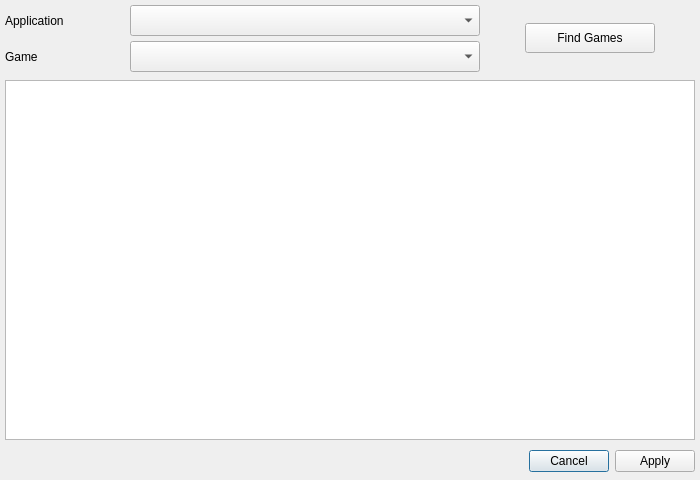
<?xml version="1.0" encoding="UTF-8"?>
<ui version="4.0">
 <class>winGameWizard</class>
 <widget class="QDialog" name="winGameWizard">
  <property name="windowModality">
   <enum>Qt::ApplicationModal</enum>
  </property>
  <property name="geometry">
   <rect>
    <x>0</x>
    <y>0</y>
    <width>700</width>
    <height>480</height>
   </rect>
  </property>
  <property name="windowTitle">
   <string notr="true">Game Set Up Wizard</string>
  </property>
  <property name="modal">
   <bool>true</bool>
  </property>
  <widget class="QLabel" name="lblApplication">
   <property name="geometry">
    <rect>
     <x>5</x>
     <y>11</y>
     <width>120</width>
     <height>20</height>
    </rect>
   </property>
   <property name="text">
    <string notr="true">Application</string>
   </property>
  </widget>
  <widget class="QComboBox" name="cboApplication">
   <property name="geometry">
    <rect>
     <x>130</x>
     <y>5</y>
     <width>350</width>
     <height>31</height>
    </rect>
   </property>
  </widget>
  <widget class="QLabel" name="lblGame">
   <property name="geometry">
    <rect>
     <x>5</x>
     <y>47</y>
     <width>120</width>
     <height>20</height>
    </rect>
   </property>
   <property name="text">
    <string notr="true">Game</string>
   </property>
  </widget>
  <widget class="QComboBox" name="cboGame">
   <property name="geometry">
    <rect>
     <x>130</x>
     <y>41</y>
     <width>350</width>
     <height>31</height>
    </rect>
   </property>
  </widget>
  <widget class="QDialogButtonBox" name="btnBoxOptions">
   <property name="geometry">
    <rect>
     <x>5</x>
     <y>445</y>
     <width>690</width>
     <height>32</height>
    </rect>
   </property>
   <property name="orientation">
    <enum>Qt::Horizontal</enum>
   </property>
   <property name="standardButtons">
    <set>QDialogButtonBox::Apply|QDialogButtonBox::Cancel</set>
   </property>
  </widget>
  <widget class="QTableView" name="tblGame">
   <property name="geometry">
    <rect>
     <x>5</x>
     <y>80</y>
     <width>690</width>
     <height>360</height>
    </rect>
   </property>
   <property name="editTriggers">
    <set>QAbstractItemView::NoEditTriggers</set>
   </property>
   <property name="selectionMode">
    <enum>QAbstractItemView::SingleSelection</enum>
   </property>
   <property name="selectionBehavior">
    <enum>QAbstractItemView::SelectRows</enum>
   </property>
  </widget>
  <widget class="QPushButton" name="btnFind">
   <property name="geometry">
    <rect>
     <x>525</x>
     <y>23</y>
     <width>130</width>
     <height>30</height>
    </rect>
   </property>
   <property name="text">
    <string notr="true">Find Games</string>
   </property>
  </widget>
 </widget>
 <resources/>
 <connections>
  <connection>
   <sender>btnBoxOptions</sender>
   <signal>clicked(QAbstractButton*)</signal>
   <receiver>winGameWizard</receiver>
   <slot>accept()</slot>
   <hints>
    <hint type="sourcelabel">
     <x>349</x>
     <y>460</y>
    </hint>
    <hint type="destinationlabel">
     <x>349</x>
     <y>239</y>
    </hint>
   </hints>
  </connection>
  <connection>
   <sender>btnBoxOptions</sender>
   <signal>rejected()</signal>
   <receiver>winGameWizard</receiver>
   <slot>reject()</slot>
   <hints>
    <hint type="sourcelabel">
     <x>349</x>
     <y>460</y>
    </hint>
    <hint type="destinationlabel">
     <x>349</x>
     <y>239</y>
    </hint>
   </hints>
  </connection>
 </connections>
</ui>
